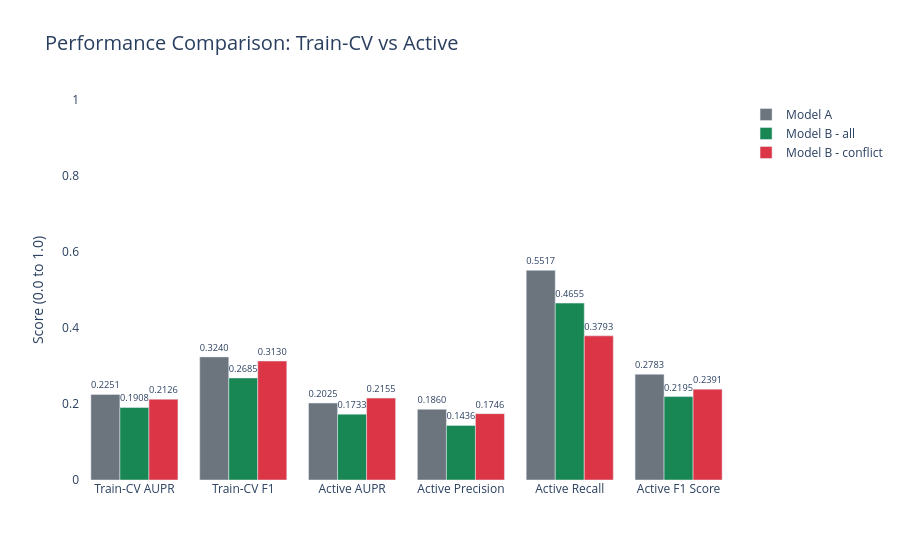

Here is the notebook cell this chart was saved with:
### Code cell
plot_performance_comparison(
    df=all_results,
    metrics_to_plot=[
        'train_cv_aupr', 'train_cv_f1', 'active_f1_class1',
        'active_recall_class1', 'active_precision_class1', 'active_aupr'
    ],
    metric_order=[
        'Train-CV AUPR', 'Train-CV F1', 'Active AUPR', 
        'Active Precision', 'Active Recall', 'Active F1 Score'
    ],
    title="Performance Comparison: Train-CV vs Active",
)

### Figure 1 — Plotly figure (JSON) as saved in the notebook; plotly's stock layout.template omitted (floating-point values rounded to 4 significant figures)
{"data": [{"alignmentgroup": "True", "hovertemplate": "Model=Model A<br>Metric=%{x}<br>Score=%{y}<extra></extra>", "legendgroup": "Model A", "marker": {"color": "#6c757d", "pattern": {"shape": ""}}, "name": "Model A", "offsetgroup": "Model A", "orientation": "v", "showlegend": true, "textposition": "outside", "texttemplate": "%{y:.4f}", "type": "bar", "x": ["Train-CV AUPR", "Train-CV F1", "Active AUPR", "Active Precision", "Active Recall", "Active F1 Score"], "xaxis": "x", "y": [0.2251, 0.324, 0.2025, 0.186, 0.5517, 0.2783], "yaxis": "y"}, {"alignmentgroup": "True", "hovertemplate": "Model=Model B - all<br>Metric=%{x}<br>Score=%{y}<extra></extra>", "legendgroup": "Model B - all", "marker": {"color": "#198754", "pattern": {"shape": ""}}, "name": "Model B - all", "offsetgroup": "Model B - all", "orientation": "v", "showlegend": true, "textposition": "outside", "texttemplate": "%{y:.4f}", "type": "bar", "x": ["Train-CV AUPR", "Train-CV F1", "Active AUPR", "Active Precision", "Active Recall", "Active F1 Score"], "xaxis": "x", "y": [0.1908, 0.2685, 0.1733, 0.1436, 0.4655, 0.2195], "yaxis": "y"}, {"alignmentgroup": "True", "hovertemplate": "Model=Model B - conflict<br>Metric=%{x}<br>Score=%{y}<extra></extra>", "legendgroup": "Model B - conflict", "marker": {"color": "#dc3545", "pattern": {"shape": ""}}, "name": "Model B - conflict", "offsetgroup": "Model B - conflict", "orientation": "v", "showlegend": true, "textposition": "outside", "texttemplate": "%{y:.4f}", "type": "bar", "x": ["Train-CV AUPR", "Train-CV F1", "Active AUPR", "Active Precision", "Active Recall", "Active F1 Score"], "xaxis": "x", "y": [0.2126, 0.313, 0.2155, 0.1746, 0.3793, 0.2391], "yaxis": "y"}], "layout": {"barmode": "group", "hovermode": "x unified", "legend": {"title": {"text": ""}, "tracegroupgap": 0}, "paper_bgcolor": "white", "plot_bgcolor": "white", "title": {"font": {"size": 20}, "text": "Performance Comparison: Train-CV vs Active"}, "xaxis": {"anchor": "y", "domain": [0, 1], "title": {"text": ""}}, "yaxis": {"anchor": "x", "domain": [0, 1], "range": [0, 1], "title": {"text": "Score (0.0 to 1.0)"}}}}
